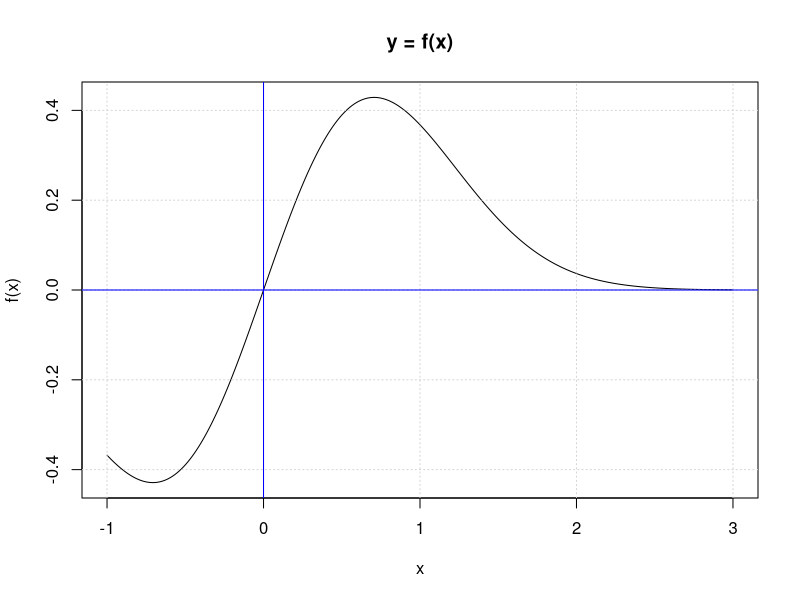
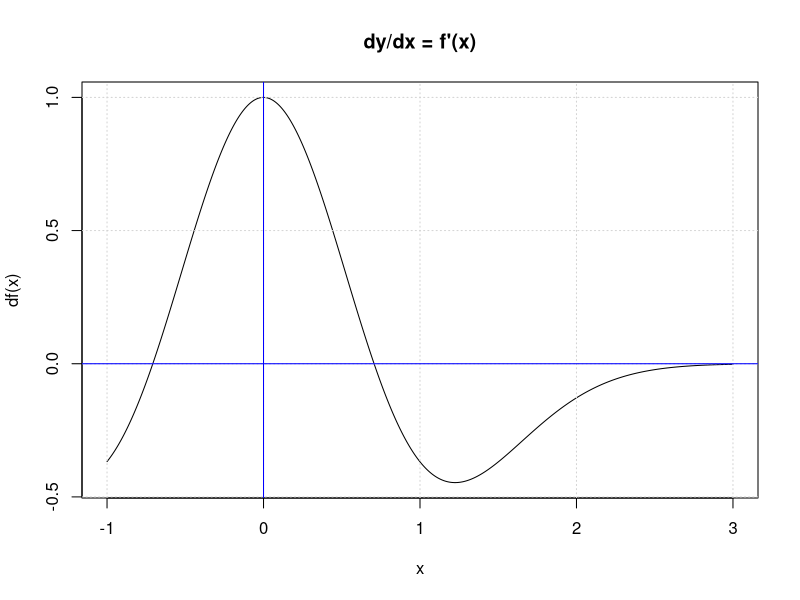
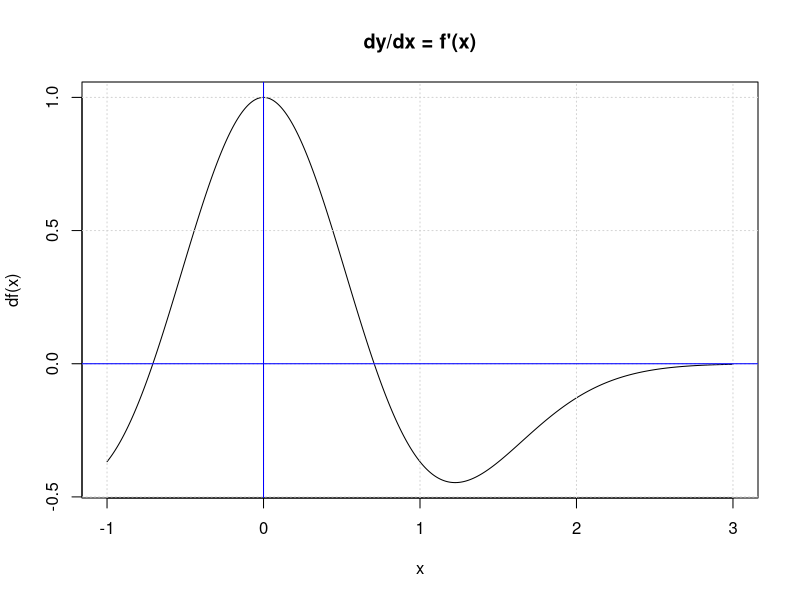
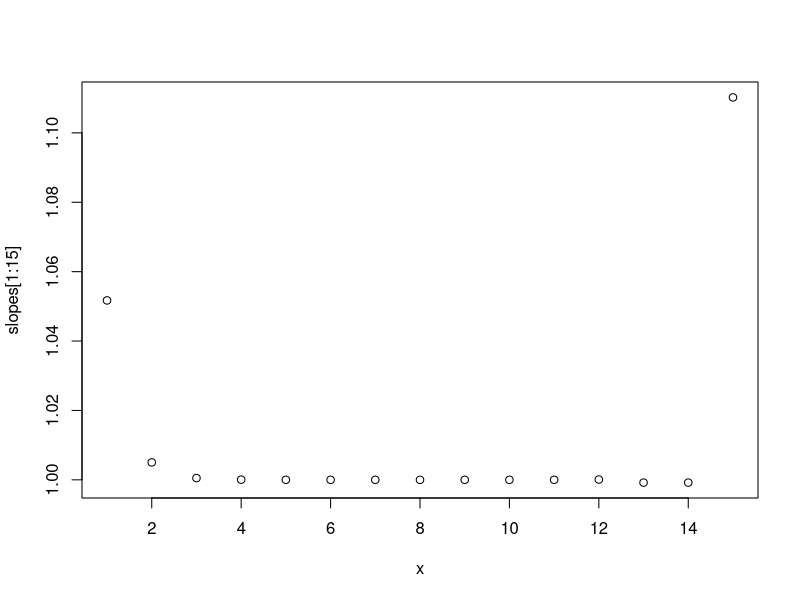
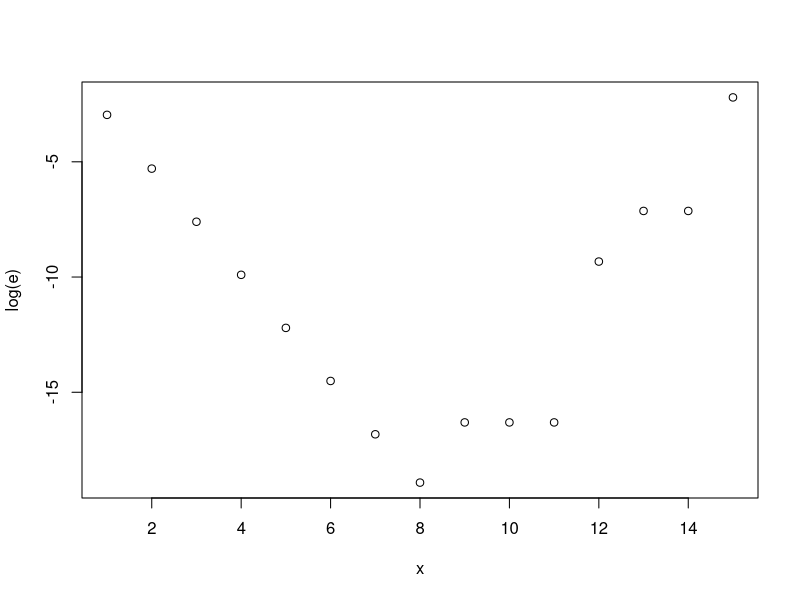
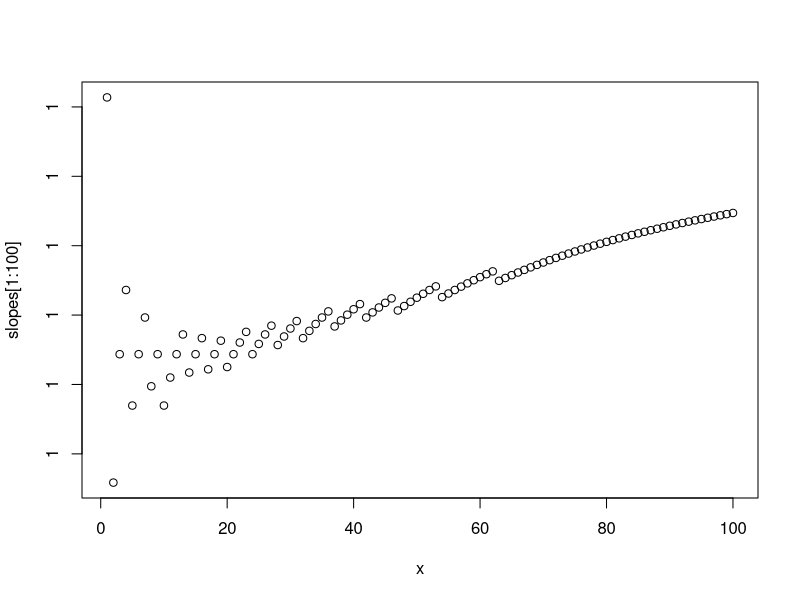
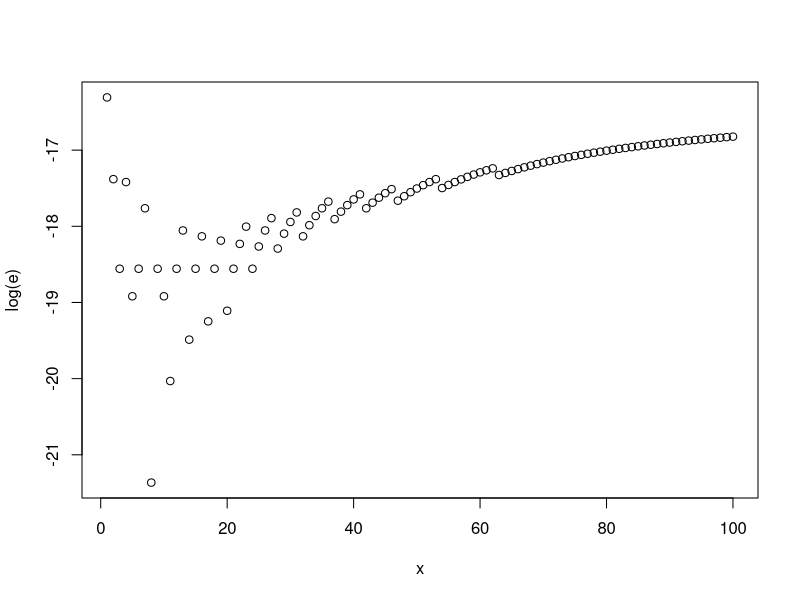
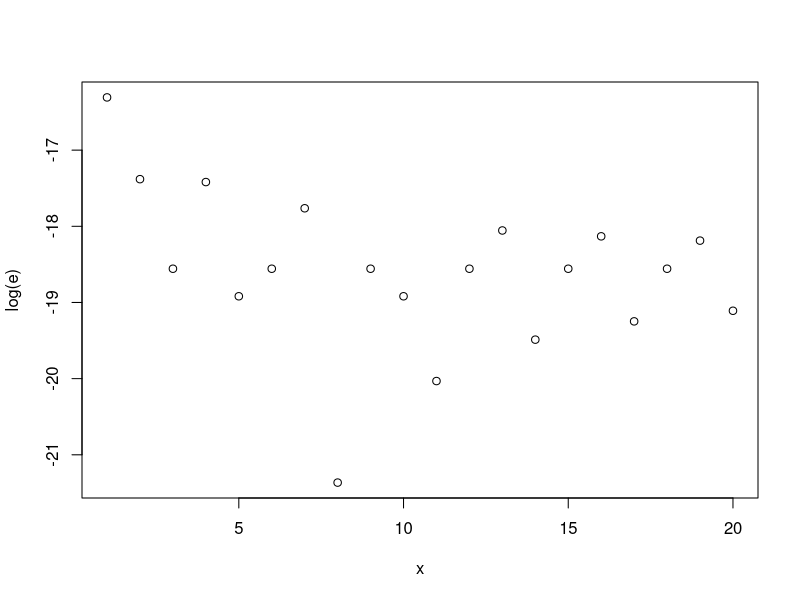

Here is the R script that generated these plots, in order:
## ---- chunk 1
D<-function(f,delta=.001) {
  fun=function(x){
  (f(x+delta)-f(x))/delta
  }
  return(fun)
}
f = function(x) {x*exp(-x^2)}
df = D(f)

x = seq(-1,3,length=1000)

plot(x,f(x),type='l',main="y = f(x)")
grid()
abline(0,0,col='blue')
abline(v=0,col='blue')
plot(x,df(x),type='l',main="dy/dx = f'(x)")
grid()
abline(0,0,col='blue')
abline(v=0,col='blue')
## ---- chunk 2


## ---- chunk 3
library(Deriv)
df = Deriv(f)

plot(x,df(x),type='l',main="dy/dx = f'(x)")
grid()
abline(0,0,col='blue')
abline(v=0,col='blue')
## ---- chunk 4

Newton = function(f, x_0, num.its = 40,tol=0.5*10^-10) {
  history = rep(NA, num.its + 1)
  history[1] = x_0
  i = 0
  fprime = D(f)
  while (i < num.its ) {
    i = i + 1
    x_0 = x_0 - f(x_0)/fprime(x_0)
    history[i+1] = x_0
    
    if (abs(history[i + 1] - history[i]) < tol){
      break
    }
  }
  root = x_0
  return(list(root=root,history=history[!is.na(history)]))
}

options(digits = 12)
f=function(x) (cos(x))^2+sin(x)-1
Newton(f,4.25)
## ---- chunk 5
f = function(x) {exp(x)}

slopes=function(f,x){
  df=D(f,delta = 10^-(1:20))
  return(df(x))
}

options(digits = 20)
slopes=slopes(f,0)  # slope should be 1
x=c(1:15)
plot(x,slopes[1:15])
e=abs((slopes[1:15]-1))
plot(x,log(e))
min(e)


slopes=function(f,x){
  df=D(f,delta = ((1:100)*10^-9))
  return(df(x))
}

options(digits = 20)
(slopes=slopes(f,0))  # slope should be 1
x=c(1:100)
plot(x,slopes[1:100])
e=abs(slopes[1:100]-1)
plot(x,log(e))
min(e)
x=c(1:20)
e=abs(slopes[1:20]-1)
plot(x,log(e))
min(e)


## ---- chunk 6
f = function(x) {x^2}

slopes=function(f,x){
  df=D(f,delta = ((1:100)*10^-9))
  return(df(x))
}

options(digits = 20)
(slopes=slopes(f,1))  # slope should be 2
x=c(1:100)
plot(x,slopes[1:100])
(e=abs(slopes[1:100]-2))
plot(x,log(e))
min(e)
x=c(1:20)
(e=abs(slopes[1:20]-2))
plot(x,log(e))
min(e)
## ---- chunk 7
D2<-function(f,delta=.001) {
  fun=function(x){
  (f(x+delta)-f(x-delta))/(2*delta)
  }
  return(fun)
}

f = function(x) {x^2}

slopes=function(f,x){
  df=D2(f,delta = 10^-(1:20))
  return(df(x))
}

options(digits = 20)
(slopes=slopes(f,1))  # slope should be 2
x=c(1:16)
plot(x,slopes[1:16])
(e=abs(slopes[1:16]-2))
plot(x,log(e))
min(e)
## ---- chunk 8
f = function(x) {exp(x)}

slopes=function(f,x){
  df=D2(f,delta = 10^-(1:20))
  return(df(x))
}

options(digits = 20)
slopes=slopes(f,0)  # slope should be 1
x=c(1:15)
plot(x,slopes[1:15])
e=abs((slopes[1:15]-1))
plot(x,log(e))
min(e)
## ---- chunk 9
D<-function(f,delta=.001) {
  fun=function(x){
  (f(x+delta)-f(x))/delta
  }
  return(fun)
}

D2<-function(f,delta=.001) {
  fun=function(x){
  (f(x+delta)-f(x-delta))/(2*delta)
  }
  return(fun)
}


f = function(x) {exp(x)}

df1=D(f,delta = 10^-(1:20))
e1=abs(df1(0)-1)

df2=D2(f,delta = 10^-(1:20))
e2=abs(df2(0)-1)
diff=log(e1)-log(e2)

plot(1:20,diff, xlab = "10^-x", ylab = "Difference in Log(Error)", main = "Plot of differences in log(error) between two methods for e^x")


f = function(x) {x^3+2*x}
df1=D(f,delta = 10^-(1:20))
e1=abs(df1(1)-5)

df2=D2(f,delta = 10^-(1:20))
e2=abs(df2(1)-5)
diff=log(e1)-log(e2)

plot(1:20,diff, xlab = "10^-x", ylab = "Difference in Log(Error)", main = "Plot of differences in log(error) between two methods for x^3+2x")


f = function(x) {sin(x)}
df1=D(f,delta = 10^-(1:20))
e1=abs(df1(pi)+1)

df2=D2(f,delta = 10^-(1:20))
e2=abs(df2(pi)+1)
diff=log(e1)-log(e2)

plot(1:20,diff, xlab = "10^-x", ylab = "Difference in Log(Error)", main = "Plot of differences in log(error) between two methods for sin(x)")

